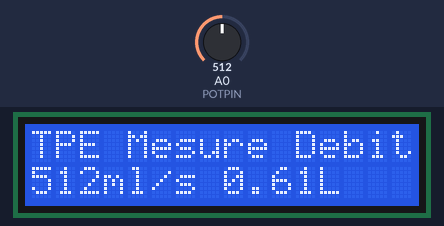
The sketch below on a simulated Arduino Uno, built with avr-gcc and run on an emulated ATmega328P. Shown: 16×2 character LCD. The inputs (shaded band) are chosen by the test bench; at power-on: A0 (POTPIN) = 512. What the sketch prints to the serial monitor is not drawn.

Above: at 1.2 s.
1.3 s: A0 (POTPIN) set to 105
At 1.45 s:
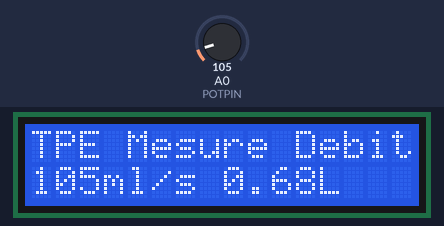
3.1 s: A0 (POTPIN) set to 94
At 3.2 s:
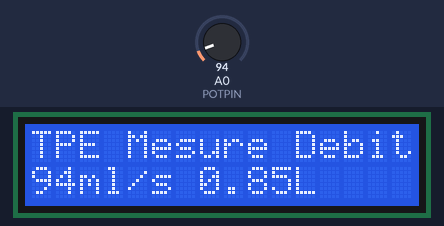
4.6 s: A0 (POTPIN) set to 11
At 6.3 s:
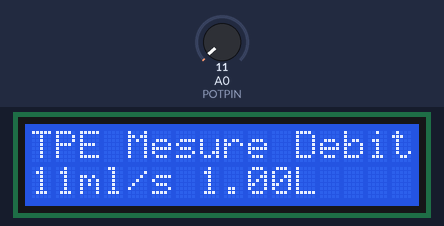
7.0 s: A0 (POTPIN) set to 8
At 8.6 s:
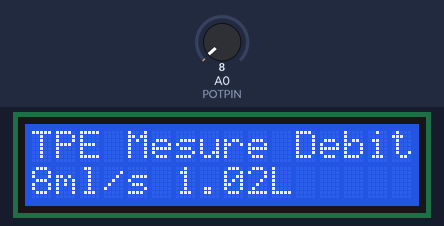
Timing chart, 0 to 10.0 s (numbered marks = the images above; inputs shaded):
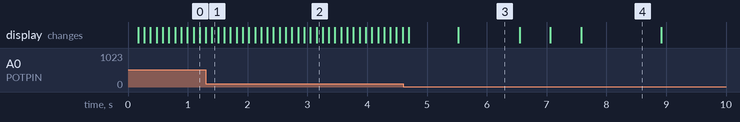

Measured:
- what the display in image 3 shows lasts 1.0 s, from 5.5 s to 6.5 s
- what the display in image 4 shows lasts 1.3 s, from 7.6 s to 8.9 s

The sketch:

Mesure_debit.ino
```cpp
#include <LiquidCrystal.h>

const unsigned int BAUD_RATE = 9600;
const int POTPIN = 0;
int debit = 0;
float volume = 0;
String message;

LiquidCrystal lcd(12, 11, 5, 4, 3, 2);

void setup() {
  Serial.begin(BAUD_RATE);
  lcd.begin(16, 2);
  lcd.print("TPE Mesure Debit");
}

void loop() {
  debit = analogRead(POTPIN);
  volume += (float)debit / float(10000);
  message = String(debit, DEC) + "ml/s " + String(volume, 2) + "L";
  while (message.length() < 16) {
    message += " ";
  }
  lcd.setCursor(0, 1);
  lcd.print(message);
  Serial.println(message);
  delay(100);
}
```
